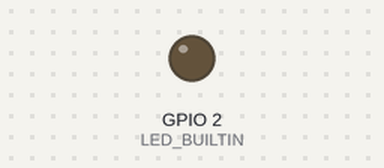
Bench run of a program on a simulated ESP32. Parts: output pins drawn as LEDs (lit = HIGH). WiFi joins after 1.5 s; servers stay silent unless stated; what the program prints to the serial monitor is not drawn.

Above: at 0.1 s.
At 1.6 s:
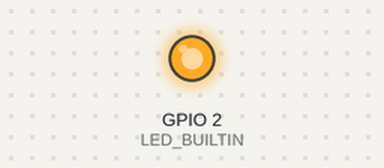
Timing chart, 0 to 3.1 s (numbered marks = the images above):
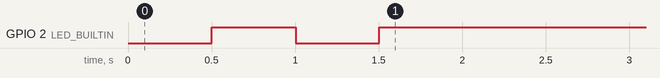

The program:

main.cpp
```cpp
#include <Arduino.h>

// Networking
#include <WiFi.h>
#include <AsyncTCP.h>
#include <ArduinoJson.h>
#include <ESPAsyncWebServer.h>

const char *ssid = "MY_SSID";
const char *password = "MY_PASSWORD";
const char *hostname = "ESP32";

IPAddress local_IP(192, 168, 1, 121); // Must be reserved through router DHCP
IPAddress gateway(192, 168, 1, 1);
IPAddress subnet(255, 255, 255, 0);
const int port = 80;

AsyncWebServer server(port);

String header;
int val = 0;

// Base web html (All content is loaded remotly)
const char INDEX_HTML[] = R"======(
<html>
<head>
    <title>ESP32 Test Server</title>
    <meta charset="utf-8">
    <meta http-equiv="X-UA-Compatible" content="IE=edge">
    <meta name="viewport" content="width=device-width, initial-scale=1, shrink-to-fit=no">
    <link rel="stylesheet" href="https://stackpath.bootstrapcdn.com/bootstrap/4.1.3/css/bootstrap.min.css" crossorigin="anonymous">
    <style>

    </style>
</head>
<body>
  <main role="main">
    <div class="container">
      <h1 class="text-center">%val%</h1>
    </div>
  </main>


  <script src="https://code.jquery.com/jquery-3.3.1.slim.min.js" crossorigin="anonymous"></script>
  <script src="https://cdnjs.cloudflare.com/ajax/libs/popper.js/1.14.3/umd/popper.min.js" crossorigin="anonymous"></script>
  <script src="https://stackpath.bootstrapcdn.com/bootstrap/4.1.3/js/bootstrap.min.js" crossorigin="anonymous"></script>
</body>
</html>

)======";

void notFound(AsyncWebServerRequest *request)
{
  request->redirect("/");
}

String processor(const String& _var)
{
  if(_var == "val")
    return F(val);
  return String();
}


void setup()
{

  Serial.begin(115200);

  pinMode(LED_BUILTIN, OUTPUT);

  // WIFI connection start
  Serial.println();
  Serial.println();
  Serial.print("Connecting to ");
  Serial.println(ssid);

  if (!WiFi.config(local_IP, gateway, subnet))
  {
    Serial.println("STA Failed to configure!");
  }

  WiFi.mode(WIFI_STA);
  WiFi.disconnect();
  WiFi.begin(ssid, password);
  WiFi.setHostname(hostname);

  boolean statusOn = true;
  while (WiFi.status() != WL_CONNECTED)
  {
    delay(500);
    Serial.print(".");
    if (statusOn)
    {
      statusOn = false;
      digitalWrite(LED_BUILTIN, HIGH);
    }
    else
    {
      statusOn = true;
      digitalWrite(LED_BUILTIN, LOW);
    }
  }
  digitalWrite(LED_BUILTIN, HIGH);

  Serial.println("");
  Serial.println("WiFi connected!");
  Serial.print("IP address: ");
  Serial.println(WiFi.localIP());

  // Request home
  server.on("/", HTTP_GET, [](AsyncWebServerRequest *request) {
    val++;
    AsyncWebServerResponse *response = request->beginResponse_P(200, "text/html", INDEX_HTML, processor);
    request->send(response);
  });

  server.on("/value", HTTP_GET, [](AsyncWebServerRequest *request) {
    int pin = 0;
    DynamicJsonBuffer jsonBufferOut;
    JsonObject &res = jsonBufferOut.createObject();

    if (request->hasParam("pin"))
    {
      pin = request->getParam("pin")->value().toInt();
      res["value"] = digitalRead(pin);
    }
    else
    {
      res["error"] = "Endpoint requires pin number as a parameter!";
    }

    String str = "";
    res.printTo(str);
    request->send(200, "application/json", str);
  });

  server.onNotFound(notFound);
  server.begin();
}

void loop()
{
}
```
